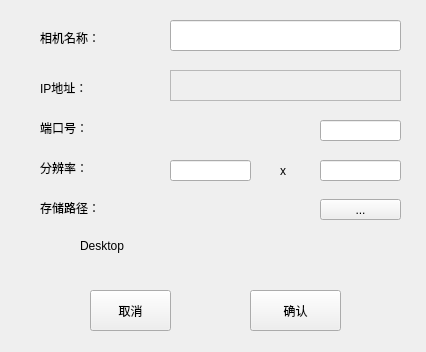
<?xml version="1.0" encoding="UTF-8"?>
<ui version="4.0">
 <class>OptionDlg</class>
 <widget class="QWidget" name="OptionDlg">
  <property name="geometry">
   <rect>
    <x>0</x>
    <y>0</y>
    <width>426</width>
    <height>352</height>
   </rect>
  </property>
  <property name="windowTitle">
   <string>选项</string>
  </property>
  <widget class="QLabel" name="labelip">
   <property name="geometry">
    <rect>
     <x>40</x>
     <y>80</y>
     <width>68</width>
     <height>15</height>
    </rect>
   </property>
   <property name="text">
    <string>IP地址：</string>
   </property>
  </widget>
  <widget class="QLineEdit" name="portnum">
   <property name="geometry">
    <rect>
     <x>320</x>
     <y>120</y>
     <width>81</width>
     <height>21</height>
    </rect>
   </property>
  </widget>
  <widget class="IPCtrl" name="ipaddr">
   <property name="geometry">
    <rect>
     <x>170</x>
     <y>70</y>
     <width>231</width>
     <height>31</height>
    </rect>
   </property>
   <property name="frameShape">
    <enum>QFrame::StyledPanel</enum>
   </property>
   <property name="frameShadow">
    <enum>QFrame::Raised</enum>
   </property>
  </widget>
  <widget class="QLabel" name="label_2">
   <property name="geometry">
    <rect>
     <x>40</x>
     <y>120</y>
     <width>68</width>
     <height>15</height>
    </rect>
   </property>
   <property name="text">
    <string>端口号：</string>
   </property>
  </widget>
  <widget class="QLabel" name="labelip_2">
   <property name="geometry">
    <rect>
     <x>40</x>
     <y>30</y>
     <width>101</width>
     <height>16</height>
    </rect>
   </property>
   <property name="text">
    <string>相机名称：</string>
   </property>
  </widget>
  <widget class="QLabel" name="label_3">
   <property name="geometry">
    <rect>
     <x>40</x>
     <y>160</y>
     <width>68</width>
     <height>15</height>
    </rect>
   </property>
   <property name="text">
    <string>分辨率：</string>
   </property>
  </widget>
  <widget class="QLineEdit" name="width">
   <property name="geometry">
    <rect>
     <x>170</x>
     <y>160</y>
     <width>81</width>
     <height>21</height>
    </rect>
   </property>
  </widget>
  <widget class="QLabel" name="label_4">
   <property name="geometry">
    <rect>
     <x>280</x>
     <y>160</y>
     <width>21</width>
     <height>21</height>
    </rect>
   </property>
   <property name="text">
    <string>x</string>
   </property>
  </widget>
  <widget class="QLineEdit" name="height">
   <property name="geometry">
    <rect>
     <x>320</x>
     <y>160</y>
     <width>81</width>
     <height>21</height>
    </rect>
   </property>
  </widget>
  <widget class="QLabel" name="label_5">
   <property name="geometry">
    <rect>
     <x>40</x>
     <y>200</y>
     <width>81</width>
     <height>16</height>
    </rect>
   </property>
   <property name="text">
    <string>存储路径：</string>
   </property>
  </widget>
  <widget class="QPushButton" name="btnBrowse">
   <property name="geometry">
    <rect>
     <x>320</x>
     <y>199</y>
     <width>81</width>
     <height>21</height>
    </rect>
   </property>
   <property name="text">
    <string>...</string>
   </property>
  </widget>
  <widget class="QLabel" name="labelPath">
   <property name="geometry">
    <rect>
     <x>80</x>
     <y>230</y>
     <width>321</width>
     <height>31</height>
    </rect>
   </property>
   <property name="text">
    <string>Desktop</string>
   </property>
  </widget>
  <widget class="QLineEdit" name="name">
   <property name="geometry">
    <rect>
     <x>170</x>
     <y>20</y>
     <width>231</width>
     <height>31</height>
    </rect>
   </property>
  </widget>
  <widget class="QPushButton" name="btnCancel">
   <property name="geometry">
    <rect>
     <x>90</x>
     <y>290</y>
     <width>81</width>
     <height>41</height>
    </rect>
   </property>
   <property name="text">
    <string>取消</string>
   </property>
  </widget>
  <widget class="QPushButton" name="btnOK">
   <property name="geometry">
    <rect>
     <x>250</x>
     <y>290</y>
     <width>91</width>
     <height>41</height>
    </rect>
   </property>
   <property name="text">
    <string>确认</string>
   </property>
  </widget>
 </widget>
 <customwidgets>
  <customwidget>
   <class>IPCtrl</class>
   <extends>QFrame</extends>
   <header>ipctrl.h</header>
   <container>1</container>
  </customwidget>
 </customwidgets>
 <resources/>
 <connections/>
</ui>
